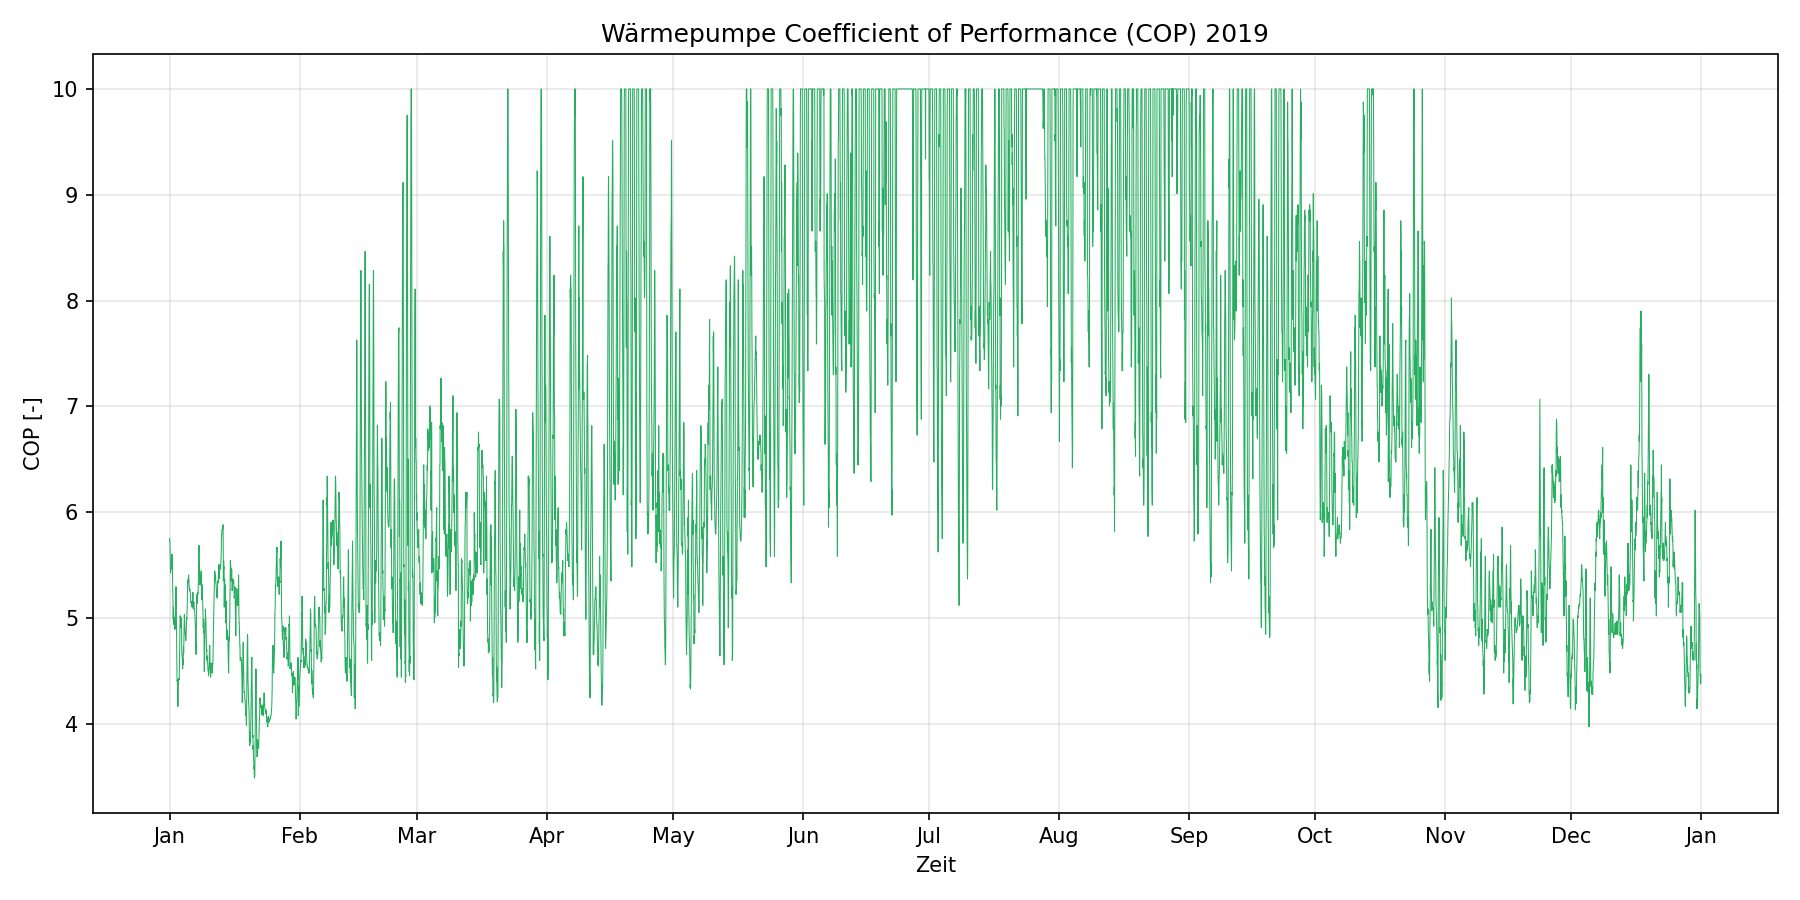

The Python source for this figure:
import pandas as pd
import matplotlib.pyplot as plt
import matplotlib.dates as mdates
import matplotlib.ticker as mticker

# Konfiguration
csv_pfad = 'Abgabeordner Gruppe 9/heatpump_cop_2019.csv'

# 1. Daten einlesen
print(f"Lese Daten aus: {csv_pfad}")
# Das Trennzeichen ist ',' laut CSV-Check
df_cop = pd.read_csv(csv_pfad, sep=',', encoding='utf-8')

# Zeitindex erstellen
# Format YYYYMMDDHH
df_cop['datetime'] = pd.to_datetime(df_cop['MESS_DATUM'].astype(str), format='%Y%m%d%H')
df_cop.set_index('datetime', inplace=True)

# 2. Plotten
fig, ax = plt.subplots(figsize=(12, 6))

ax.plot(df_cop.index, df_cop['COP'], color='#27ae60', linewidth=0.5, label='COP')

# Formatierung
ax.set_ylabel('COP [-]')
ax.set_xlabel('Zeit')
ax.set_title('Wärmepumpe Coefficient of Performance (COP) 2019')

# X-Achse: Monate
ax.xaxis.set_major_locator(mdates.MonthLocator())
ax.xaxis.set_major_formatter(mdates.DateFormatter('%b'))

ax.grid(True, alpha=0.3)
plt.tight_layout()

# Speichern und Anzeigen
output_file = 'plot_heatpump_cop.png'
plt.savefig(output_file, dpi=150)
print(f"Plot gespeichert als: {output_file}")
plt.show()

# Ausgabe von Kennwerten
print("\n--- Kennwerte ---")
print(f"Maximaler COP: {df_cop['COP'].max():.2f}")
print(f"Mittlerer COP: {df_cop['COP'].mean():.2f}")
print(f"Minimaler COP: {df_cop['COP'].min():.2f}")
